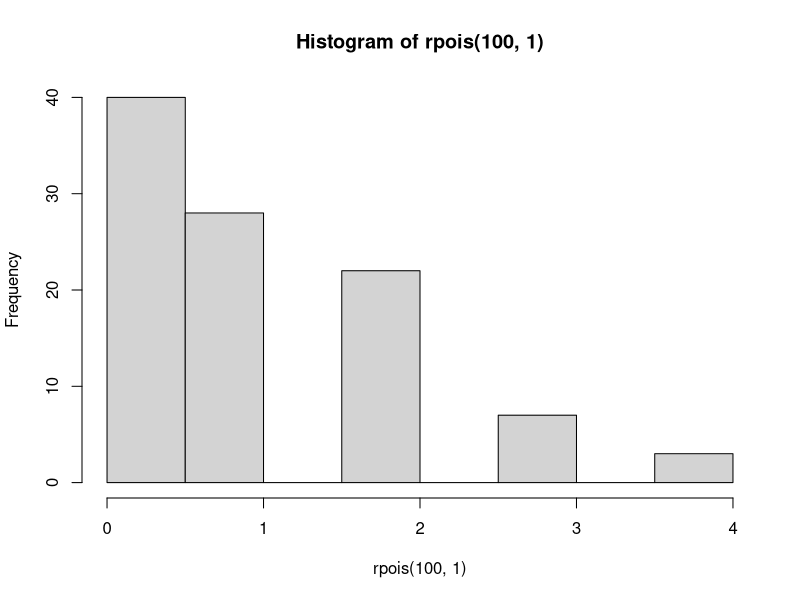

Here is the R script that generated this plot:
## ---- chunk 1
hist(rpois(100, 1))
